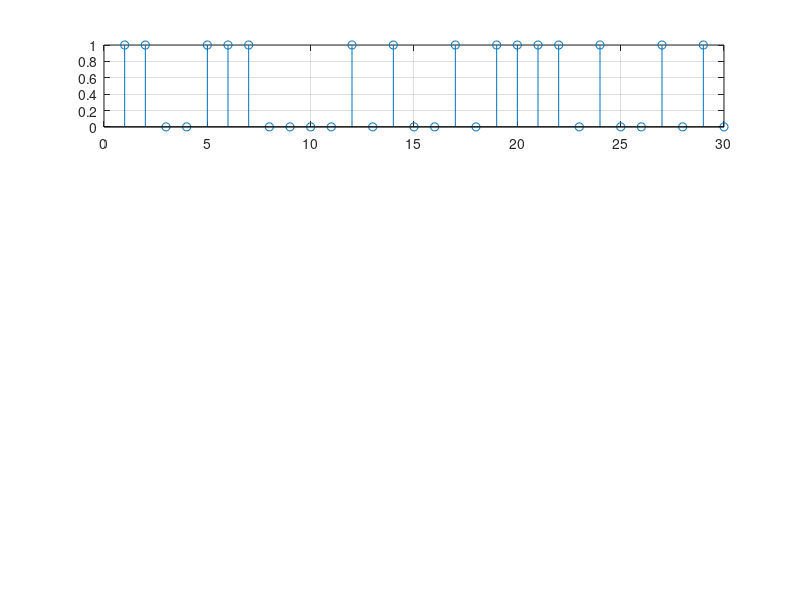

Reproduce this figure in MATLAB. (Note: this script raises an error after producing the figure.)
%--- Chaine de transmission numérique en bande e base
clc;close all;
%--parametre de simulation
fe=200e3;%Frequence echantillange
dt=1/fe; %pad d'echantillange 
D=5e3;%debit binaire
T=1/D; %durée d 'un symbole
N=round(T/dt);%T aux d'echantillange
Nb=1200; %nombre de data
t=0:dt:Nb*T-dt;%axe de temps
k=3; %nb de bits

%--Generation  des donnes
data= rand(1,Nb)>0.5;
subplot(411);stem(data);
xlim([0 30]);grid on;


%--Signal 8PSK
% data_n = reshape(data_tx,[],k);
data_n = reshape(data_tx,k,[]);
symb_tx =  2*data_tx -1;
subplot(412); stem(symb_tx);
xlim([0 30]); grid on;





